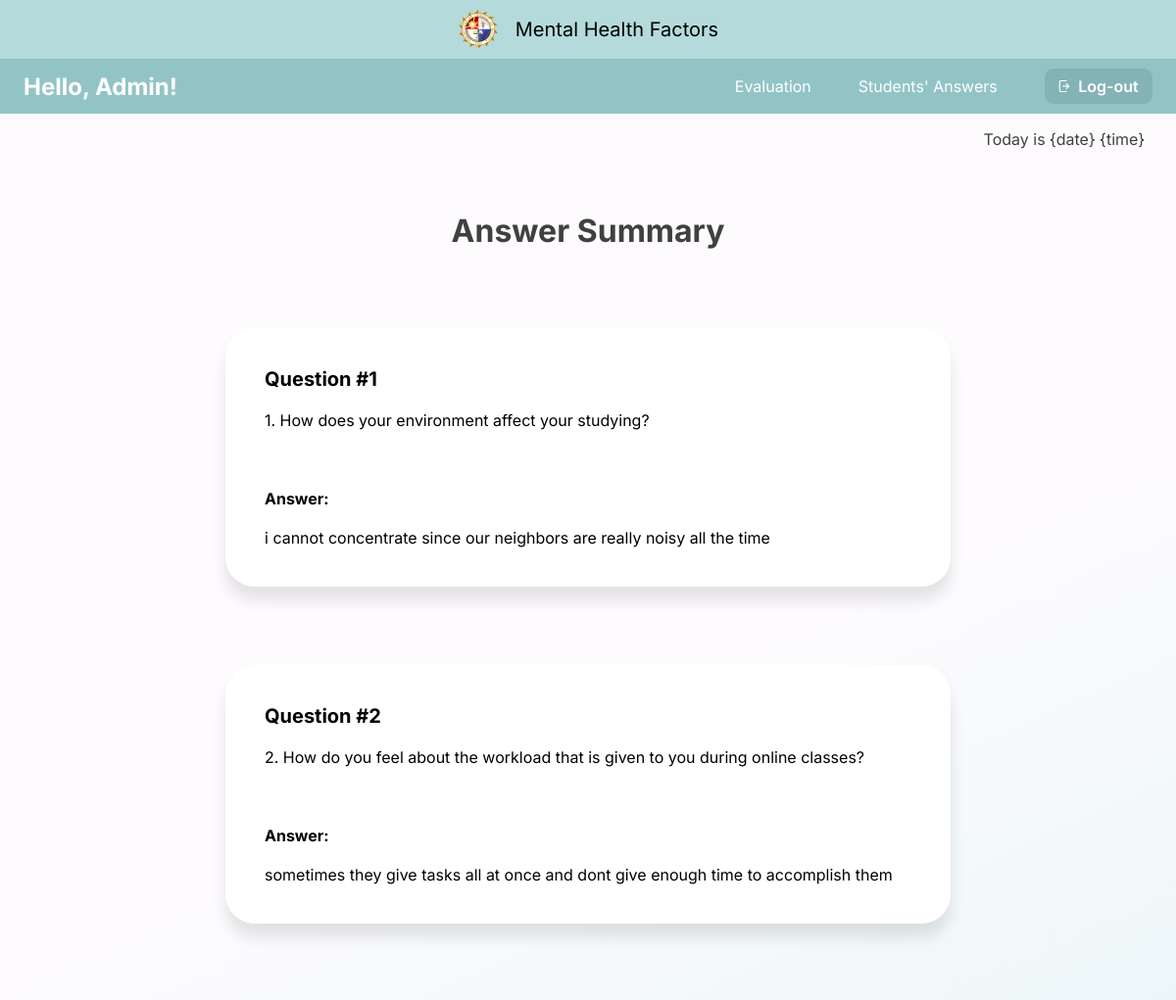
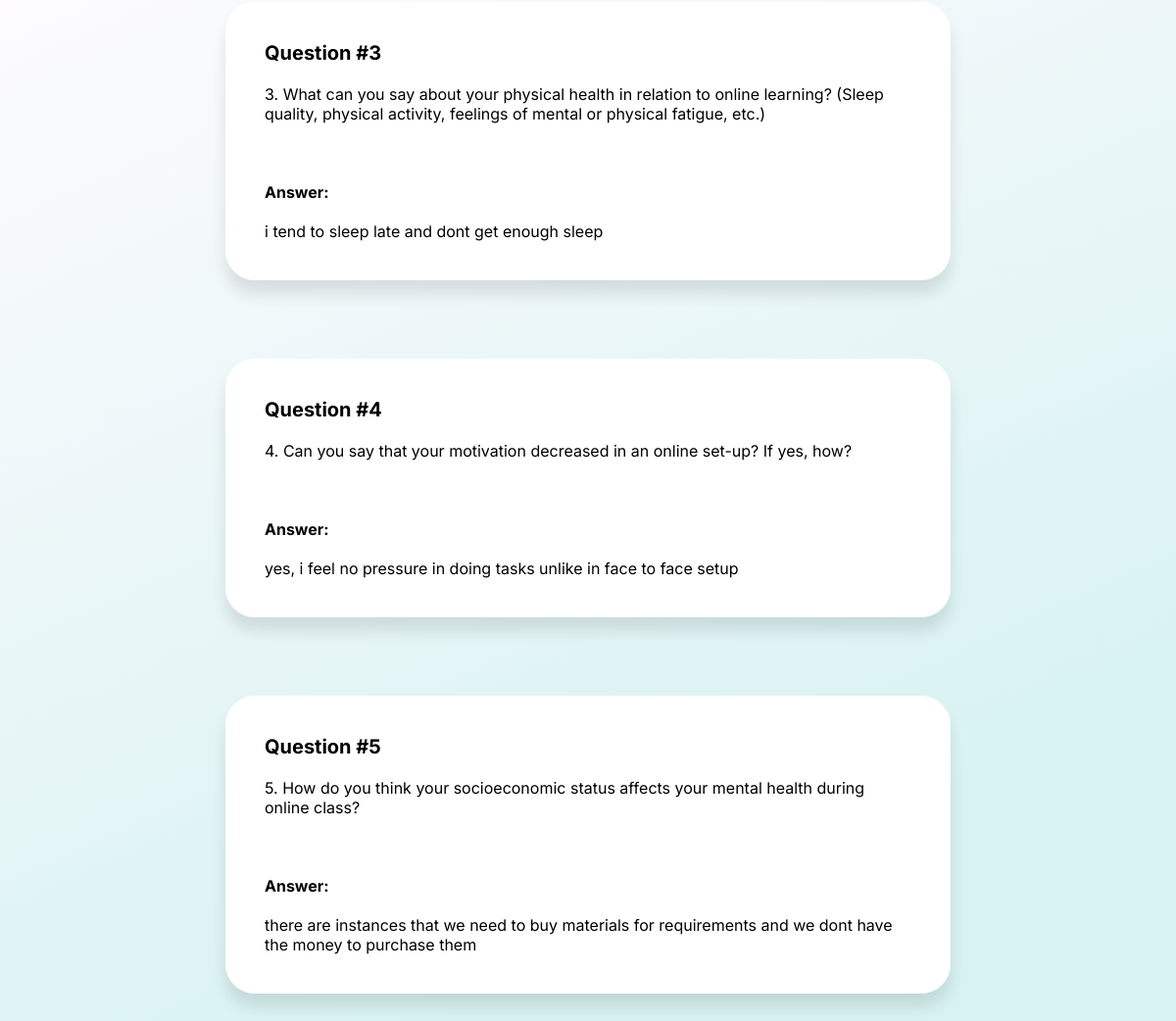
Page /student_answer/25 on the committed database (2 pictures, top to bottom).
### capswebsite/models.py (models this page shows, shortened)
class Answers(models.Model):
    email_error_message = 'Email must be: @plm.edu.ph'
    email_regex = RegexValidator(
    regex=r'^[A-Za-z0-9._%+-]+@plm.edu.ph$',
    message=email_error_message
    )
    ID_error_message = 'Faculty ID must be entered in format: 20XXXXXXX'
    ID_regex = RegexValidator(
        regex=r'^20\d{7}$',
        message=ID_error_message
    )
    Year_CHOICES = (
        ('1', '1'),
        ('2', '2'),
        ('3', '3'),
        ('4', '4'),
        ('5', '5'),
        ('6', '6'),
    )
    email = models.EmailField(verbose_name="Email",max_length=60,validators=[email_regex],blank=True)
    firstName = models.CharField(max_length=100, verbose_name='First Name', null=True,blank=True)
    lastName = models.CharField(max_length=100, verbose_name='Last Name', null=True,blank=True)
    numberID = models.CharField(max_length=100,validators=[ID_regex], verbose_name='Number ID', null=True,blank=True)
    college= models.ForeignKey(College, verbose_name='College',null=True,blank=True,on_delete=models.CASCADE)
    course= models.ForeignKey(Course, verbose_name='Course',null=True,blank=True,on_delete=models.CASCADE)
    year = models.CharField(max_length=10, choices=Year_CHOICES, verbose_name='Year', null=True,blank=True)
    block = models.CharField(max_length=10, verbose_name='Block', null=True,blank=True)
    question1 = models.CharField(max_length=1000, verbose_name="question1",null=True, blank =True)
    question2 = models.CharField(max_length=1000, verbose_name="question2",null=True, blank =True)
    question3 = models.CharField(max_length=1000, verbose_name="question3",null=True, blank =True)
    question4 = models.CharField(max_length=1000, verbose_name="question4",null=True, blank =True)
    question5 = models.CharField(max_length=1000, verbose_name="question5",null=True, blank =True)

### capswebsite/views.py (the view)
# urls.py: re_path(r'^student_answer/(?P<pk>[a-zA-Z0-9]+$)', views.student_answer, name='student_answer'),
def student_answer(request, pk):
    answers = Answers.objects.filter(id=pk)
    context = {'answers':answers}
    return render(request, 'admin/student_answer.html',context)

### capswebsite/templates/admin/student_answer.html (shortened to what this page needs)
{% load static %}
{% include 'admin/admin_navbar.html' %}
{% block content %}
<p class="date-time">Today is {date} {time}</p>
<div class="title">Answer Summary</div>
        {% for ans in answers %}
        <div class="qna">
            <span>Question #1</span>
            <br><br>
            1. How does your environment affect your studying?
            <br><br><br><br>
            <label for="answer"><b>Answer:</b></label>
            <br><br>
            {{ans.question1}}
        </div>
        <div class="qna">
            <span>Question #2</span>
            <br><br>
            2. How do you feel about the workload that is given to you during online classes?
            <br><br><br><br>
            <label for="answer"><b>Answer:</b></label>
            <br><br>
            {{ans.question2}}
        </div>
        <div class="qna">
            <span>Question #3</span>
            <br><br>
            3. What can you say about your physical health in relation to online learning? (Sleep quality, physical activity, feelings of mental or physical fatigue, etc.)
            <br><br><br><br>
            <label for="answer"><b>Answer:</b></label>
            <br><br>
            {{ans.question3}}
        </div>
        <div class="qna">
            <span>Question #4</span>
            <br><br>
            4. Can you say that your motivation decreased in an online set-up? If yes, how?
            <br><br><br><br>
            <label for="answer"><b>Answer:</b></label>
            <br><br>
            {{ans.question4}}
        </div>
        <div class="qna">
            <span>Question #5</span>
            <br><br>
            5. How do you think your socioeconomic status affects your mental health during online class?
            <br><br><br><br>
            <label for="answer"><b>Answer:</b></label>
            <br><br>
            {{ans.question5}}
        </div>
{%endfor%}
{% endblock %}

### capswebsite/static/css/admin_navbar.css (style rules this page uses)
body { margin:0px; width: 100%; height: 100%; }

### capswebsite/templates/admin/student_answer.html (style rules this page uses)
body { margin: 0px; min-height: 100vh; background: linear-gradient(155.57deg, #FDFBFE 36.97%, #D8F2F2 83.32%); background-repeat: no-repeat; }
.date-time { font-family: 'Inter'; font-style: normal; font-weight: 400; font-size: 1em; color: #404040; text-align: right; margin-right: 2em; }
.title { font-family: 'Inter'; font-style: normal; font-weight: 700; font-size: 2em; text-align: center; margin-top: 2em; color: #404040; }
.qna { display: block; min-width: 100px; max-width: 55%; height: auto; padding: 40px; margin: 80px auto; background: #FFFFFF; box-shadow: 0px 14px 15px rgba(0, 0, 0, 0.1); border-radius: 30px; font-family: 'Inter'; font-style: normal; font-weight: 400; font-size: 16px; }
.qna span { font-family:'Inter'; font-size: 20px; font-weight: 700; }

### rows in the picture
Answers: question1 "i cannot concentrate since our neighbors are really noisy all the time", question2 "sometimes they give tasks all at once and dont give enough time to accomplish them", question3 "i tend to sleep late and dont get enough sleep", question4 "yes, i feel no pressure in doing tasks unlike in face to face setup", question5 "there are instances that we need to buy materials for requirements and we dont have the money to purchase them"
